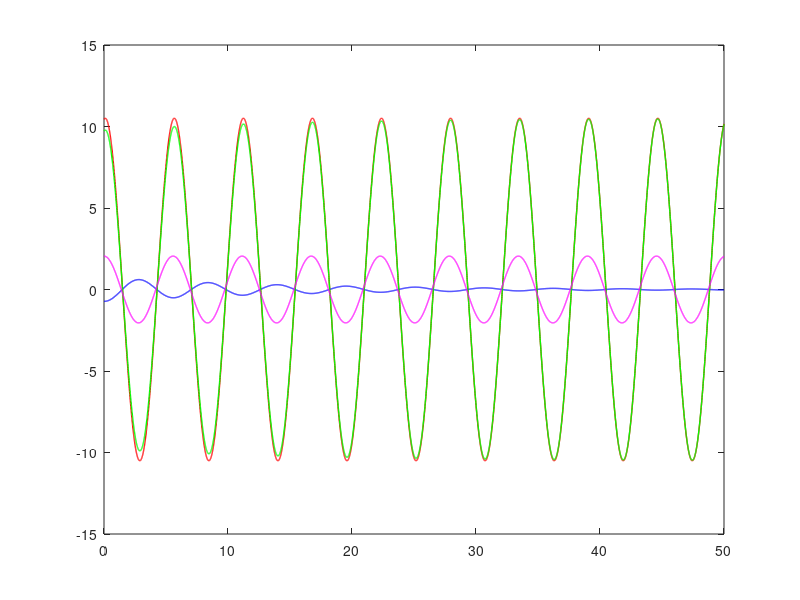

Write the MATLAB code that produced this figure.
function [ output_args ] = PHYS_HW3( ~ )
%Matthew Howlett
%   Generate graph of the steady-state response, transient response, total
%   response and the force function with respect to time.

%declaration
t = 0:0.01:50;
m = 1.7;
k = 3.2;
b = 0.22;
F = 2.05;
omega_0 = 1.13;
A = -0.728;
B = -0.06247;

%calculation
gamma = b/m;
%omega_0 = sqrt(k/m);
omega_1 = sqrt(omega_0^2-(gamma/2)^2);
x_0 = (omega_1^2*(F/m))/(sqrt((omega_0^2-omega_1^2)^2+gamma^2*omega_1^2));
phi = atan((omega_1*gamma)/(omega_0^2-gamma^2));
x_1 = x_0*cos(omega_1*t-phi); 
x_2 = (A*exp((-gamma/2)*t).*cos(omega_1*t))+(B*exp((-gamma/2)*t).*sin(omega_1*t));
x_t = x_1+x_2;
f_t = F*cos(omega_1*t);
p = (F^2)/(2*m*gamma*((4*(omega_1-omega_0)^2)/(gamma^2+1)));



%print to screen
disp('Damping coefficient:');
disp(gamma);
disp('frequency:');
disp(omega_1);
disp('Steady State initial displacement:');
disp(x_0);
disp('Phase angle:');
disp(phi);
disp('Power dissipated:')
disp(p);
disp('Unkown A:');
disp(A);
disp('Unknown B:')
disp(B);

%plot
plot(t, x_1, '-r','LineWidth',1); hold on;
plot(t, x_2, '-b','LineWidth',1);
plot(t, x_t, '-g','LineWidth',1);
plot(t, f_t, '-m','LineWidth',1);
hold off;


end

